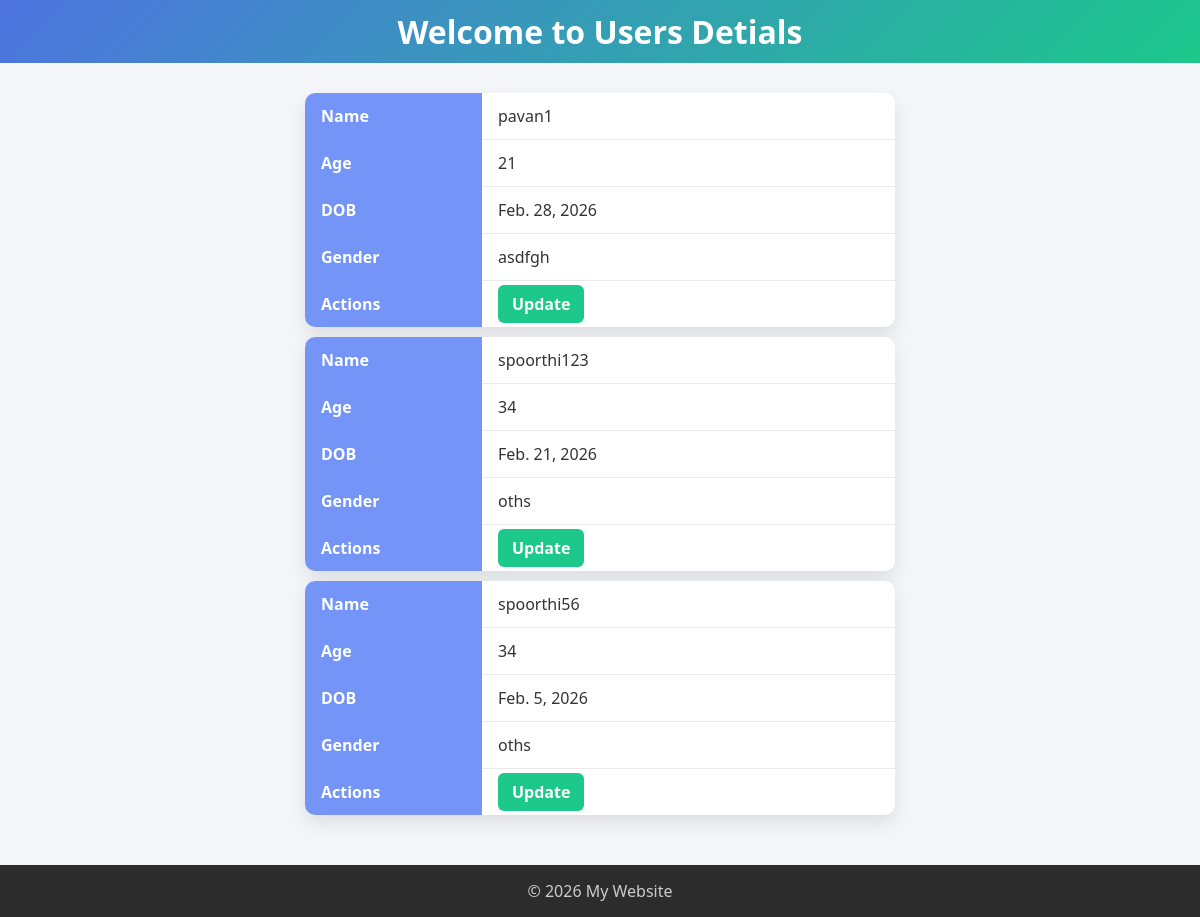
The app's page /karthik/app2/Teachers.html, older data.
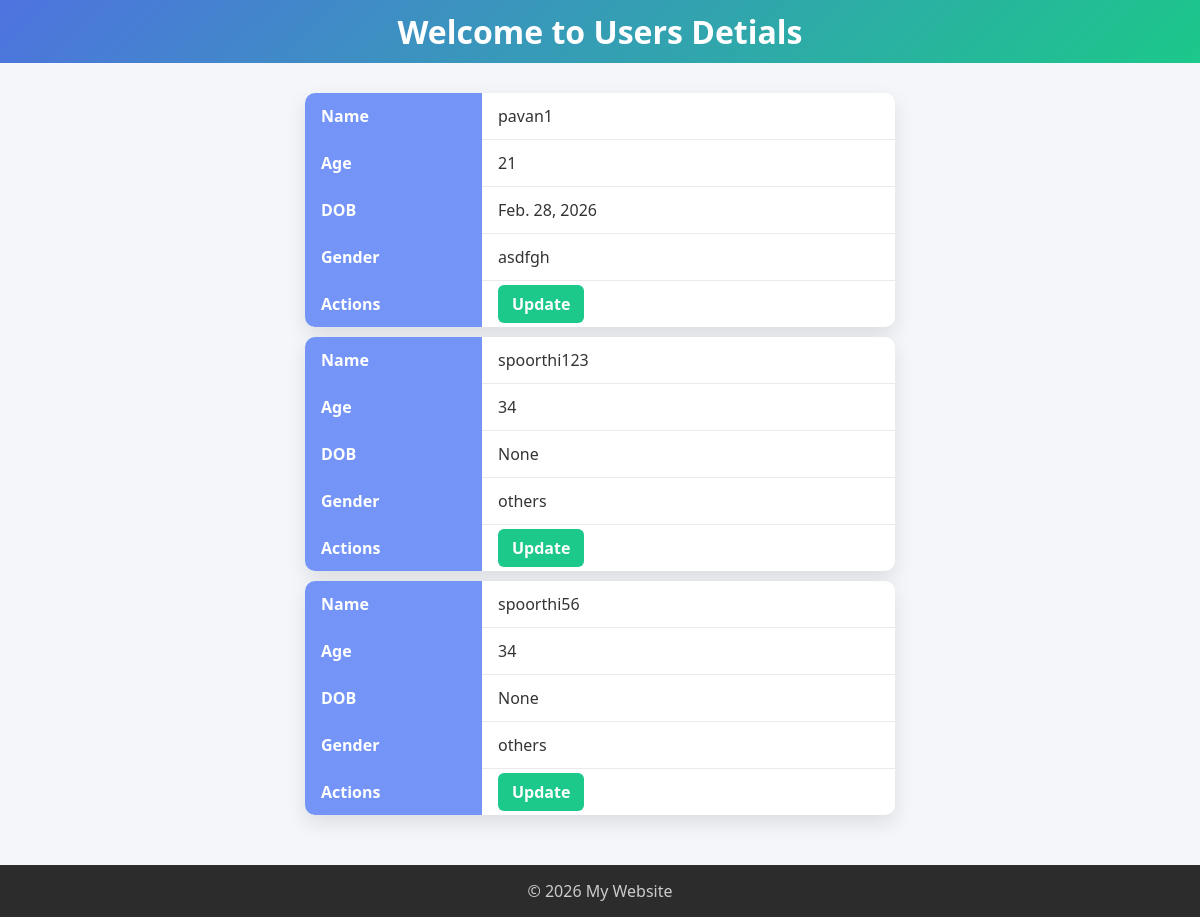
The same page, newer data.
### app1/models.py (models this page shows, shortened)
class Teachers(models.Model):
    name = models.CharField(max_length=100)
    age = models.IntegerField(null=True,blank=True)
    Password = models.CharField(null=True,blank=True)
    Address = models.CharField(null=True,blank=True)
    DOB = models.DateField(null=True,blank=True)
    Gender = models.CharField(null=True,blank=True)

### app1/views.py (the view)
# urls.py: path('app2/Teachers.html', app1,name='app1'),
def app1(request):
 teachers = Teachers.objects.all()
 return render(request,'Teachers.html',{'teachers':teachers})

### templates/Teachers.html (shortened to what this page needs)
{% load static %}
<!DOCTYPE html>
<html lang="en">
<head>
 <link rel="stylesheet" href="{% static 'teachers.css' %}">
</head>
<body>
    <header>
        <h1>Welcome to Users Detials</h1>
    </header>
    <main>
        <section>
            {% for teacher in teachers %}
            <table>
                <tr>
                    <th>Name</th>
                    <td>{{ teacher.name }}</td>
                </tr>
                <tr>
                    <th>Age</th>
                    <td>{{ teacher.age }}</td>
                </tr>
                <tr>
                    <th>DOB</th>
                    <td>{{ teacher.DOB }}</td>
                </tr>
                <tr>
                    <th>Gender</th>
                    <td>{{ teacher.Gender }}</td>
                </tr>
                <tr>
                    <th>Actions</th>
                    <td><a href="{% url 'update' teacher.id %}">Update</a></td>
                </tr>
            </table>
            {% endfor %}
        </section>
    </main>
    <footer>
        <p>© 2026 My Website</p>
    </footer>
</body>
</html>

Row changes from the older to the newer data that the page shows:
changed Teachers "spoorthi123": DOB "Feb. 21, 2026" → "None"; Gender "oths" → "others"
changed Teachers "spoorthi56": DOB "Feb. 5, 2026" → "None"; Gender "oths" → "others"
